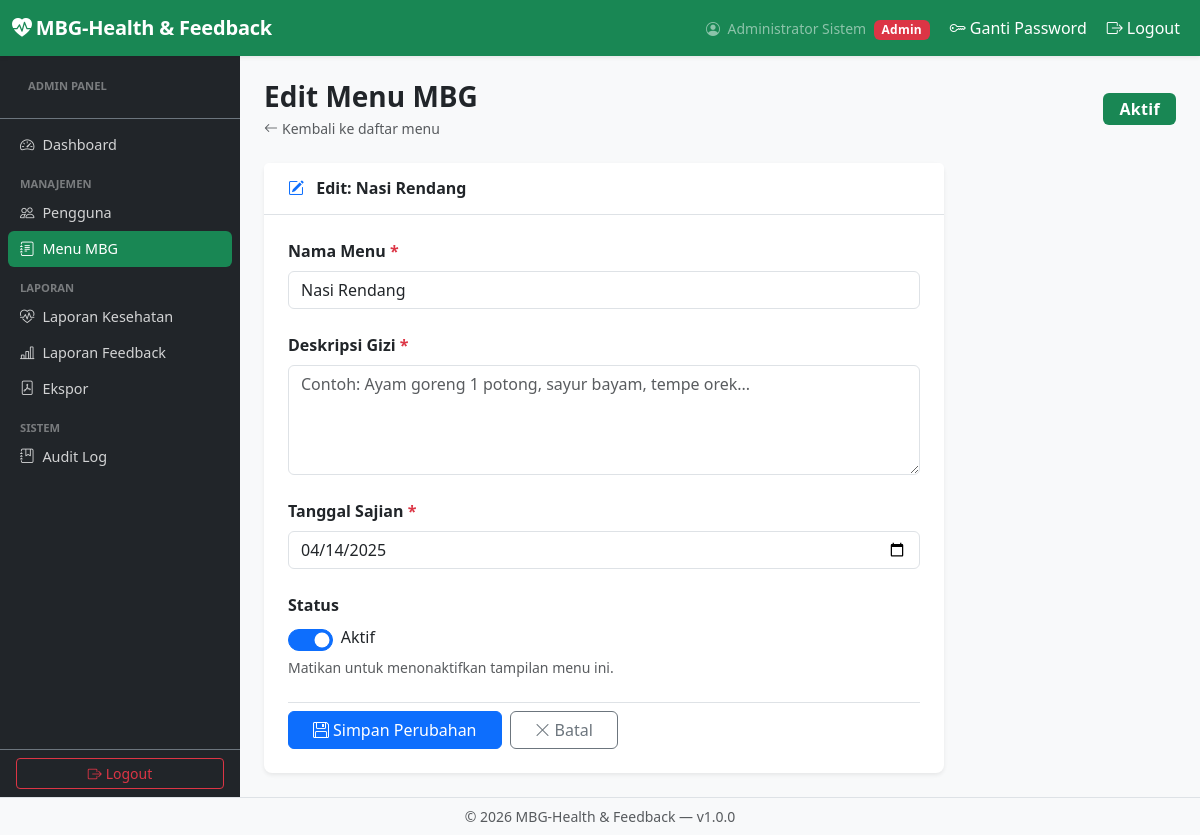
Page /admin/menu/edit.php?id=10 (signed in) on the committed database.
### tables this page shows
CREATE TABLE IF NOT EXISTS `menus` (
  `menu_id` int NOT NULL AUTO_INCREMENT,
  `menu_name` varchar(150) NOT NULL,
  `description` text,
  `menu_date` date NOT NULL,
  `is_active` tinyint(1) NOT NULL DEFAULT '1',
  `created_by` int NOT NULL,
  `created_at` timestamp NOT NULL DEFAULT CURRENT_TIMESTAMP,
  PRIMARY KEY (`menu_id`),
  KEY `created_by` (`created_by`),
  CONSTRAINT `menus_ibfk_1` FOREIGN KEY (`created_by`) REFERENCES `users` (`user_id`) ON DELETE CASCADE ON UPDATE CASCADE
);

### helpers/menu_model.php (called while the page is built, shortened)
<?php
function getMenuById(PDO $pdo, int $menuId): ?array {
    $stmt = $pdo->prepare("SELECT * FROM menus WHERE menu_id = :id");
    $stmt->execute([':id' => $menuId]);
    $result = $stmt->fetch();
    return $result ?: null;
}

### helpers/validation_helper.php (called while the page is built, shortened)
<?php
function escapeOutput(?string $value): string
{
    return htmlspecialchars((string)($value ?? ''), ENT_QUOTES, 'UTF-8');
}

### admin/menu/edit.php (the view, shortened to what this page needs)
<?php
require_once dirname(__DIR__, 2) . '/config/database.php';
require_once dirname(__DIR__, 2) . '/helpers/validation_helper.php';
require_once dirname(__DIR__, 2) . '/helpers/menu_model.php';
$pdo    = getDBConnection();
$menuId = isset($_GET['id']) ? (int) $_GET['id'] : 0;
$menu = getMenuById($pdo, $menuId);
$errors = [];
require_once dirname(__DIR__, 2) . '/includes/header.php';
require_once dirname(__DIR__, 2) . '/includes/sidebar_admin.php';
?>
<div id="main-content">
    <div class="d-flex align-items-center justify-content-between mb-4">
        <div>
            <h3 class="fw-bold mb-1">Edit Menu MBG</h3>
            <p class="text-muted mb-0 small">
                <a href="<?= BASE_URL ?>/admin/menu/index.php" class="text-decoration-none text-muted">
                    <i class="bi bi-arrow-left me-1"></i>Kembali ke daftar menu
                </a>
            </p>
        </div>
        <span class="badge <?= (int) $menu['is_active'] ? 'bg-success' : 'bg-secondary' ?> px-3 py-2 fs-6">
            <?= (int) $menu['is_active'] ? 'Aktif' : 'Nonaktif' ?>
        </span>
    </div>
    <div class="card border-0 shadow-sm" style="max-width:680px;">
        <div class="card-header bg-white border-bottom py-3 px-4">
            <h6 class="mb-0 fw-semibold">
                <i class="bi bi-pencil-square me-2 text-primary"></i>
                Edit: <?= escapeOutput($menu['menu_name']) ?>
            </h6>
        </div>
        <div class="card-body p-4">
            <form method="POST" action="" novalidate>
                <div class="mb-4">
                    <label for="menu_name" class="form-label fw-semibold">
                        Nama Menu <span class="text-danger">*</span>
                    </label>
                    <input
                        type="text"
                        id="menu_name"
                        name="menu_name"
                        class="form-control <?= isset($errors['menu_name']) ? 'is-invalid' : '' ?>"
                        placeholder="Contoh: Nasi Ayam Goreng Spesial"
                        value="<?= escapeOutput($menu['menu_name']) ?>"
                        maxlength="150"
                        required
                    >
                </div>
                <div class="mb-4">
                    <label for="nutrition_desc" class="form-label fw-semibold">
                        Deskripsi Gizi <span class="text-danger">*</span>
                    </label>
                    <textarea
                        id="nutrition_desc"
                        name="nutrition_desc"
                        class="form-control <?= isset($errors['nutrition_desc']) ? 'is-invalid' : '' ?>"
                        placeholder="Contoh: Ayam goreng 1 potong, sayur bayam, tempe orek..."
                        rows="4"
                        required
                    ><?= escapeOutput($menu['nutrition_desc'] ?? '') ?></textarea>
                </div>
                <div class="mb-4">
                    <label for="menu_date" class="form-label fw-semibold">
                        Tanggal Sajian <span class="text-danger">*</span>
                    </label>
                    <input
                        type="date"
                        id="menu_date"
                        name="menu_date"
                        class="form-control <?= isset($errors['menu_date']) ? 'is-invalid' : '' ?>"
                        value="<?= escapeOutput($menu['menu_date'] ?? '') ?>"
                        required
                    >
                </div>
                <div class="mb-4">
                    <label class="form-label fw-semibold">Status</label>
                    <div class="d-flex align-items-center gap-3">
                        <div class="form-check form-switch">
                            <input
                                class="form-check-input"
                                type="checkbox"
                                role="switch"
                                id="is_active"
                                name="is_active"
                                <?= (int) $menu['is_active'] ? 'checked' : '' ?>
                                style="width:2.8em; height:1.4em;"
                            >
                            <label class="form-check-label ms-2" for="is_active" id="statusLabel">
                                <?= (int) $menu['is_active'] ? 'Aktif' : 'Nonaktif' ?>
                            </label>
                        </div>
                    </div>
                    <div class="form-text">Matikan untuk menonaktifkan tampilan menu ini.</div>
                </div>
                <div class="d-flex gap-2 pt-2 border-top mt-2">
                    <button type="submit" class="btn btn-primary px-4">
                        <i class="bi bi-floppy me-1"></i>Simpan Perubahan
                    </button>
                    <a href="<?= BASE_URL ?>/admin/menu/index.php" class="btn btn-outline-secondary px-4">
                        <i class="bi bi-x-lg me-1"></i>Batal
                    </a>
                </div>
            </form>
        </div>
    </div>
</div>
</div>
<?php require_once dirname(__DIR__, 2) . '/includes/footer.php'; ?>

### assets/css/custom.css (style rules this page uses)
body { font-family: 'Segoe UI', system-ui, -apple-system, sans-serif; background-color: #f8f9fa; }
.card { border-radius: .5rem; }
.badge { font-size: .75rem; letter-spacing: .02em; }

### includes/header.php (style rules this page uses)
body { display: flex; flex-direction: column; min-height: 100vh; }
#main-content { flex: 1; padding: 1.5rem; background-color: #f8f9fa; overflow-y: auto; }

### rows in the picture
menus: menu_name "Nasi Rendang", menu_date "04/14/2025", is_active "☑"

### other values in the picture
escapeOutput(APP_NAME) "MBG-Health & Feedback"
escapeOutput($currentName ?? $currentUname) "Administrator Sistem"
$badge['label'] "Admin"
escapeOutput(APP_VERSION) "1.0.0"
